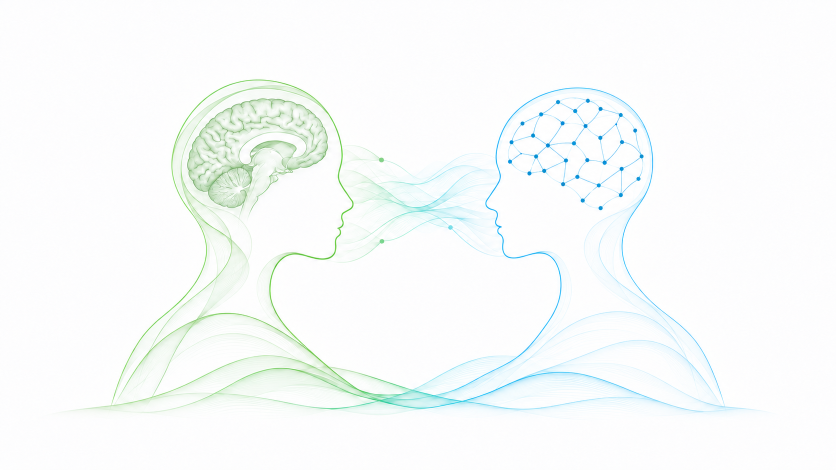
#> input picture assets/images/human-ai-head-network-share-20261112.png, 1672 x 940 px (shown at 1/2 size)
$ python prepare_research_transparency.py
#> lines starting #> are read from the running program, lines starting #| are printed output that depends on the picture; after the words box and inside, x2 and y2 are one past the last pixel; in counts of white or black regions, pixels touching at a corner belong together
"""Remove the original illustration's near-white matte, retaining colored wisps.

The original PNG is never changed. Requires Pillow and NumPy.
"""
from pathlib import Path
import numpy as np
from PIL import Image

ROOT = Path(__file__).resolve().parents[1]
source = ROOT / 'assets/images/human-ai-head-network-share-20261112.png'
output = ROOT / 'assets/images/research-illustration-alpha-20261112.png'
rgb = np.asarray(Image.open(source).convert('RGB'), dtype=np.float64)
minimum = rgb.min(axis=2)
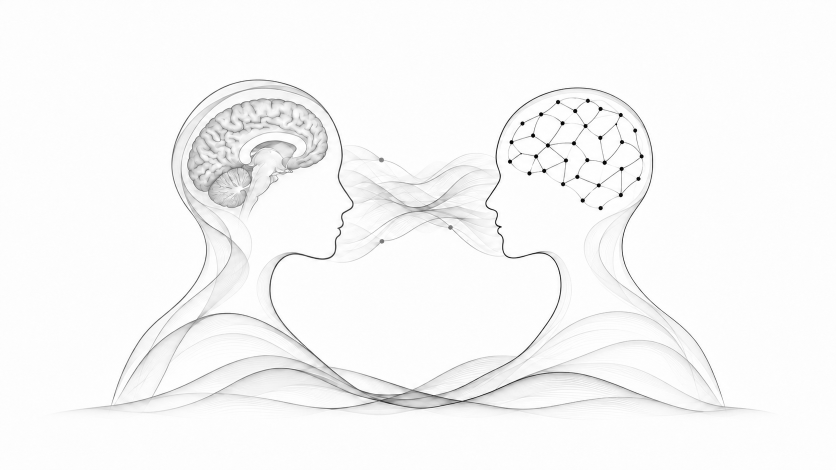
#> minimum: shape (940, 1672) float64 (shown at 1/2 size); min 0, max 255, mean 247.8
chroma = rgb.max(axis=2) - minimum
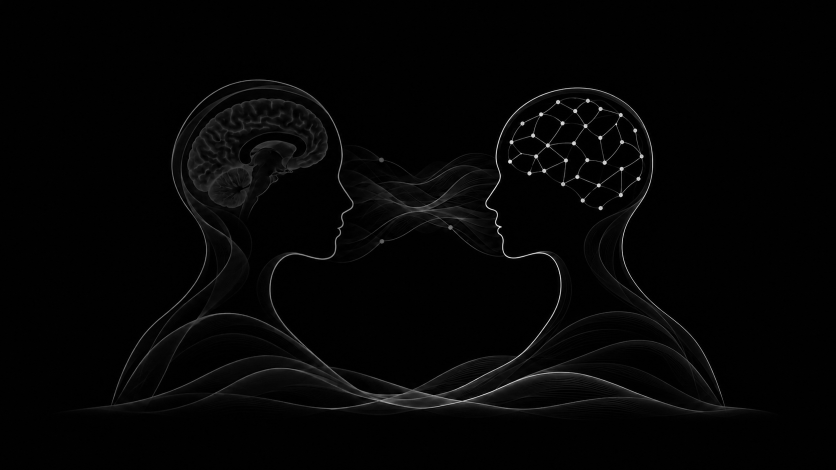
#> chroma: shape (940, 1672) float64 (shown at 1/2 size); min 0, max 250, mean 4.6

# Unmatte against white before applying alpha, to avoid white fringes.
alpha = np.clip((255 - minimum) * 4, 0, 255)
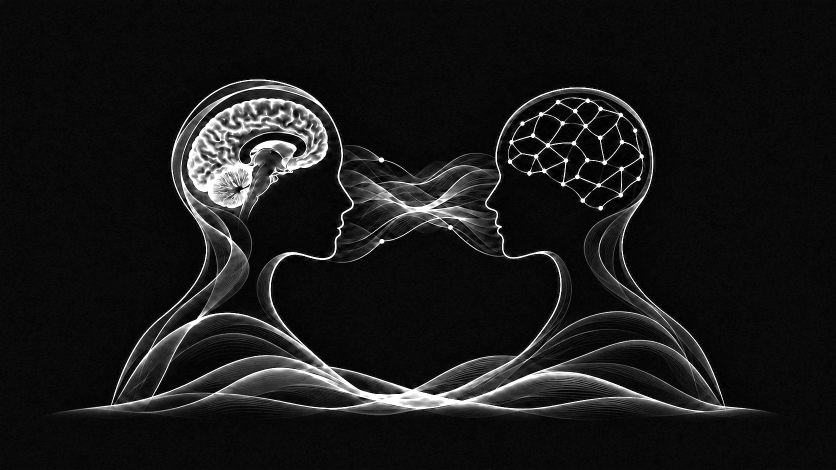
#> alpha: shape (940, 1672) float64 (shown at 1/2 size); min 0, max 255, mean 24.4
foreground = 255 - np.divide((255 - rgb) * 255, alpha[:, :, None],
                             out=np.full_like(rgb, 255), where=alpha[:, :, None] > 0)
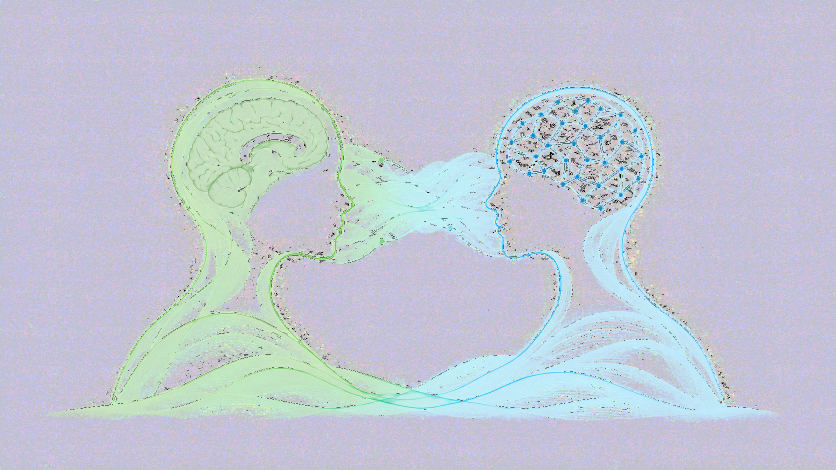
#> foreground: shape (940, 1672, 3) float64 (shown at 1/2 size); mean R, G, B 194.5, 199.9, 213.2
# The source's blank paper has 0-2 channel levels of chroma. Suppress that
# residual grain smoothly; colored strokes keep their original appearance.
paper = minimum >= 245
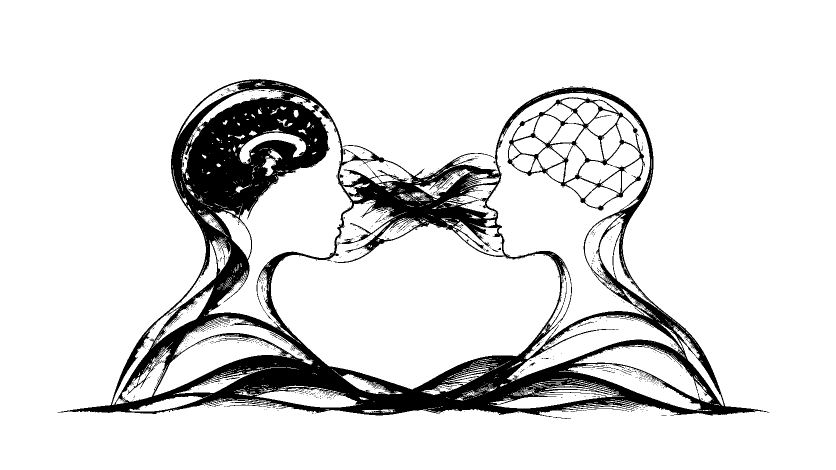
#> paper: shape (940, 1672) bool (shown at 1/2 size); 87.6% white; 990 black regions (961 under 20 px), largest, box (x1, y1, x2, y2) and area: (115, 158, 1539, 834) 184370, (1015, 194, 1290, 421) 6961, (461, 804, 553, 813) 143
alpha[paper] *= np.clip((chroma[paper] - 2) / 4, 0, 1)
rgba = np.dstack((np.rint(foreground).clip(0, 255), np.rint(alpha))).astype('uint8')
rgba[rgba[:, :, 3] == 0, :3] = 0
Image.fromarray(rgba, 'RGBA').save(output, optimize=True)
print(f'Saved transparent source: {output.name}')

$ run again, with assets/images/brain-network-share-v1.png copied over assets/images/human-ai-head-network-share-20261112.png
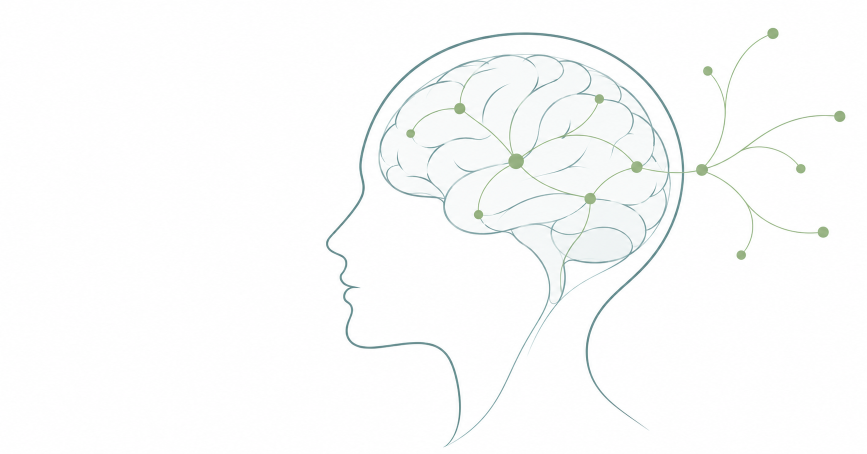
#> input picture assets/images/brain-network-share-v1.png, 1734 x 907 px (shown at 1/2 size)
#> `paper = minimum >= 245`:
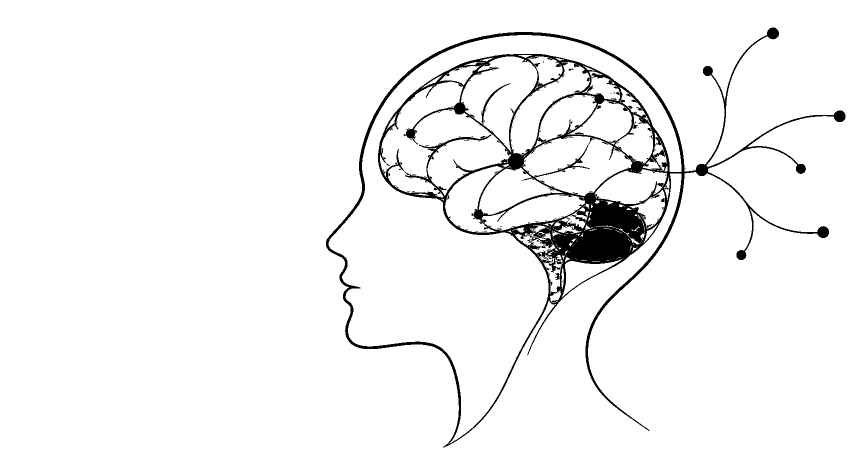
#> paper: shape (907, 1734) bool (shown at 1/2 size); 95.6% white; 129 black regions (122 under 20 px), largest, box (x1, y1, x2, y2) and area: (652, 55, 1691, 895) 68753, (1110, 546, 1119, 560) 69, (1322, 396, 1329, 405) 44
#> `alpha[paper] *= np.clip((chroma[paper] - 2) / 4, 0, 1)`:
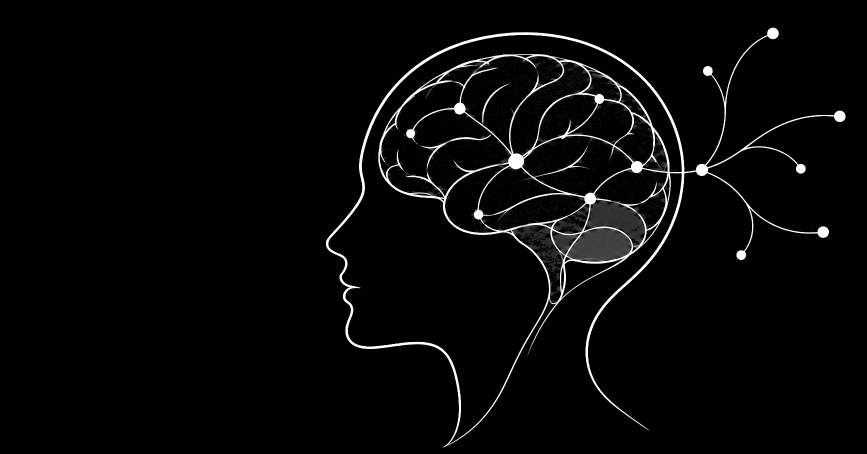
#> alpha: shape (907, 1734) float64 (shown at 1/2 size); min 0, max 255, mean 7.6

$ run again, with assets/images/brain-network-share-v2.png copied over assets/images/human-ai-head-network-share-20261112.png
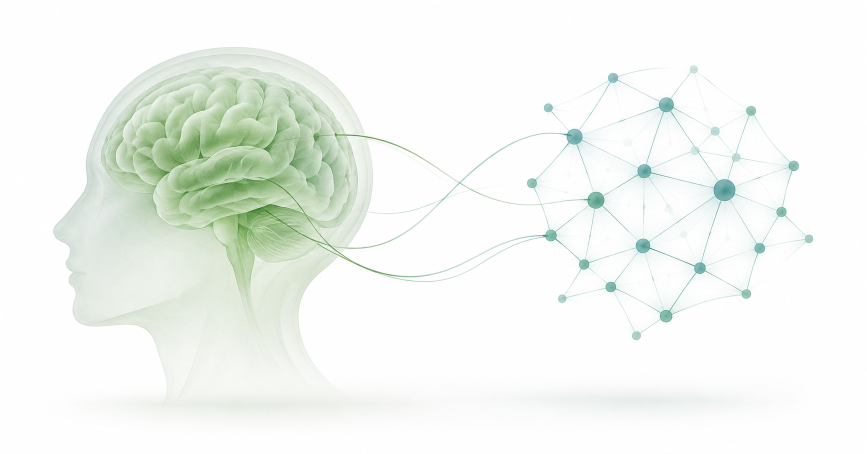
#> input picture assets/images/brain-network-share-v2.png, 1734 x 907 px (shown at 1/2 size)
#> `paper = minimum >= 245`:
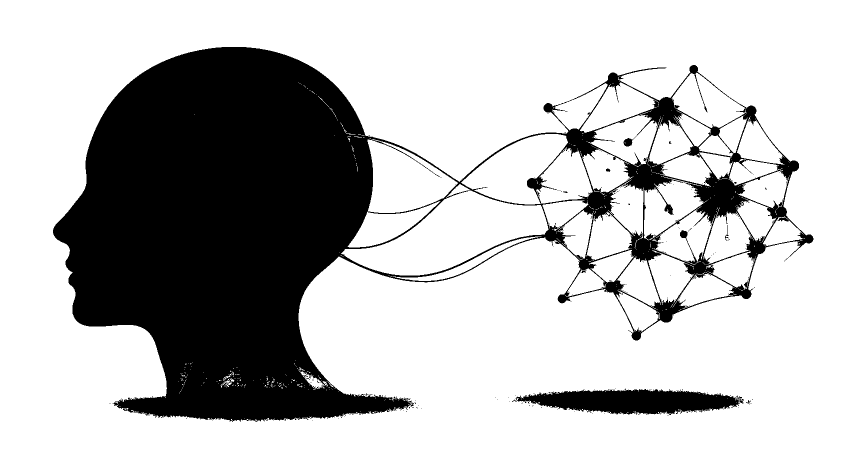
#> paper: shape (907, 1734) bool (shown at 1/2 size); 73.9% white; 227 black regions (219 under 20 px), largest, box (x1, y1, x2, y2) and area: (106, 94, 1627, 844) 394301, (1024, 778, 1487, 830) 15580, (1450, 450, 1458, 476) 45
#> `alpha[paper] *= np.clip((chroma[paper] - 2) / 4, 0, 1)`:
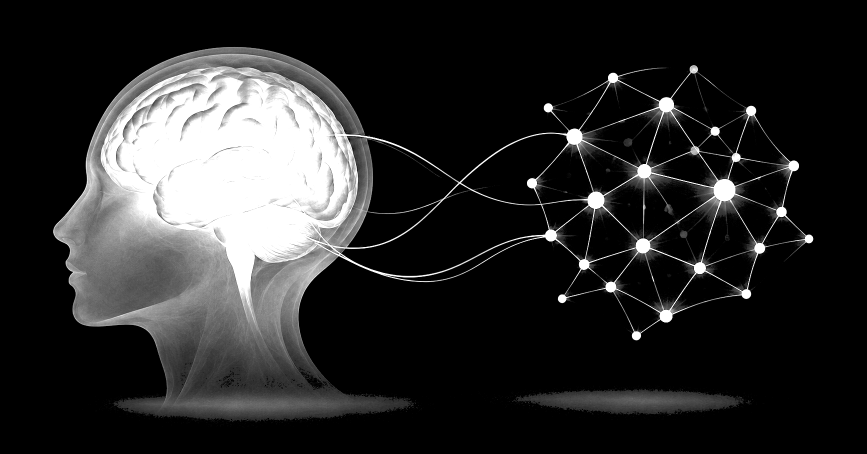
#> alpha: shape (907, 1734) float64 (shown at 1/2 size); min 0, max 255, mean 42
